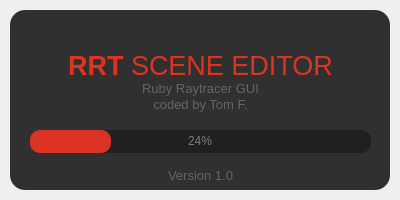
<?xml version="1.0" encoding="UTF-8"?>
<ui version="4.0">
 <class>SplashScreen</class>
 <widget class="QMainWindow" name="SplashScreen">
  <property name="geometry">
   <rect>
    <x>0</x>
    <y>0</y>
    <width>400</width>
    <height>200</height>
   </rect>
  </property>
  <property name="windowTitle">
   <string>MainWindow</string>
  </property>
  <widget class="QWidget" name="centralwidget">
   <layout class="QVBoxLayout" name="verticalLayout">
    <property name="spacing">
     <number>0</number>
    </property>
    <property name="leftMargin">
     <number>10</number>
    </property>
    <property name="topMargin">
     <number>10</number>
    </property>
    <property name="rightMargin">
     <number>10</number>
    </property>
    <property name="bottomMargin">
     <number>10</number>
    </property>
    <item>
     <widget class="QFrame" name="dropShadowFrame">
      <property name="styleSheet">
       <string notr="true">QFrame{
	background-color: rgb(48, 48, 48);
	color: rgb(160, 160, 160);
	border-radius: 15;
}</string>
      </property>
      <property name="frameShape">
       <enum>QFrame::StyledPanel</enum>
      </property>
      <property name="frameShadow">
       <enum>QFrame::Raised</enum>
      </property>
      <widget class="QLabel" name="name_label">
       <property name="geometry">
        <rect>
         <x>0</x>
         <y>30</y>
         <width>381</width>
         <height>51</height>
        </rect>
       </property>
       <property name="font">
        <font>
         <family>Segoe UI</family>
         <pointsize>20</pointsize>
         <weight>50</weight>
         <bold>false</bold>
        </font>
       </property>
       <property name="styleSheet">
        <string notr="true">color: rgb(221, 51, 34);</string>
       </property>
       <property name="text">
        <string>&lt;strong&gt;RRT&lt;/strong&gt; SCENE EDITOR</string>
       </property>
       <property name="alignment">
        <set>Qt::AlignCenter</set>
       </property>
      </widget>
      <widget class="QLabel" name="version_label">
       <property name="geometry">
        <rect>
         <x>0</x>
         <y>70</y>
         <width>381</width>
         <height>16</height>
        </rect>
       </property>
       <property name="font">
        <font>
         <family>Segoe UI</family>
         <pointsize>10</pointsize>
         <weight>50</weight>
         <bold>false</bold>
        </font>
       </property>
       <property name="styleSheet">
        <string notr="true">color: rgb(100,100,100);</string>
       </property>
       <property name="text">
        <string>Ruby Raytracer GUI</string>
       </property>
       <property name="alignment">
        <set>Qt::AlignCenter</set>
       </property>
      </widget>
      <widget class="QLabel" name="version_label_2">
       <property name="geometry">
        <rect>
         <x>20</x>
         <y>150</y>
         <width>341</width>
         <height>31</height>
        </rect>
       </property>
       <property name="font">
        <font>
         <family>Segoe UI</family>
         <pointsize>10</pointsize>
         <weight>50</weight>
         <bold>false</bold>
        </font>
       </property>
       <property name="styleSheet">
        <string notr="true">color: rgb(100,100,100);</string>
       </property>
       <property name="text">
        <string>Version 1.0</string>
       </property>
       <property name="alignment">
        <set>Qt::AlignCenter</set>
       </property>
      </widget>
      <widget class="QLabel" name="version_label_3">
       <property name="geometry">
        <rect>
         <x>0</x>
         <y>86</y>
         <width>381</width>
         <height>16</height>
        </rect>
       </property>
       <property name="font">
        <font>
         <family>Segoe UI</family>
         <pointsize>10</pointsize>
         <weight>50</weight>
         <bold>false</bold>
        </font>
       </property>
       <property name="styleSheet">
        <string notr="true">color: rgb(100,100,100);</string>
       </property>
       <property name="text">
        <string>coded by Tom F.</string>
       </property>
       <property name="alignment">
        <set>Qt::AlignCenter</set>
       </property>
      </widget>
      <widget class="QProgressBar" name="progressBar">
       <property name="geometry">
        <rect>
         <x>20</x>
         <y>120</y>
         <width>341</width>
         <height>23</height>
        </rect>
       </property>
       <property name="styleSheet">
        <string notr="true">QProgressBar{
	background-color: rgb(32, 32, 32);
	border-style: none;
	border-radius: 10px;
	text-align: center;
	color: rgb(125, 125, 125);
}

QProgressBar::chunk{
	
	background-color: rgb(221, 51, 34);
	border-radius: 10px;
}</string>
       </property>
       <property name="value">
        <number>24</number>
       </property>
      </widget>
     </widget>
    </item>
   </layout>
  </widget>
 </widget>
 <resources/>
 <connections/>
</ui>
